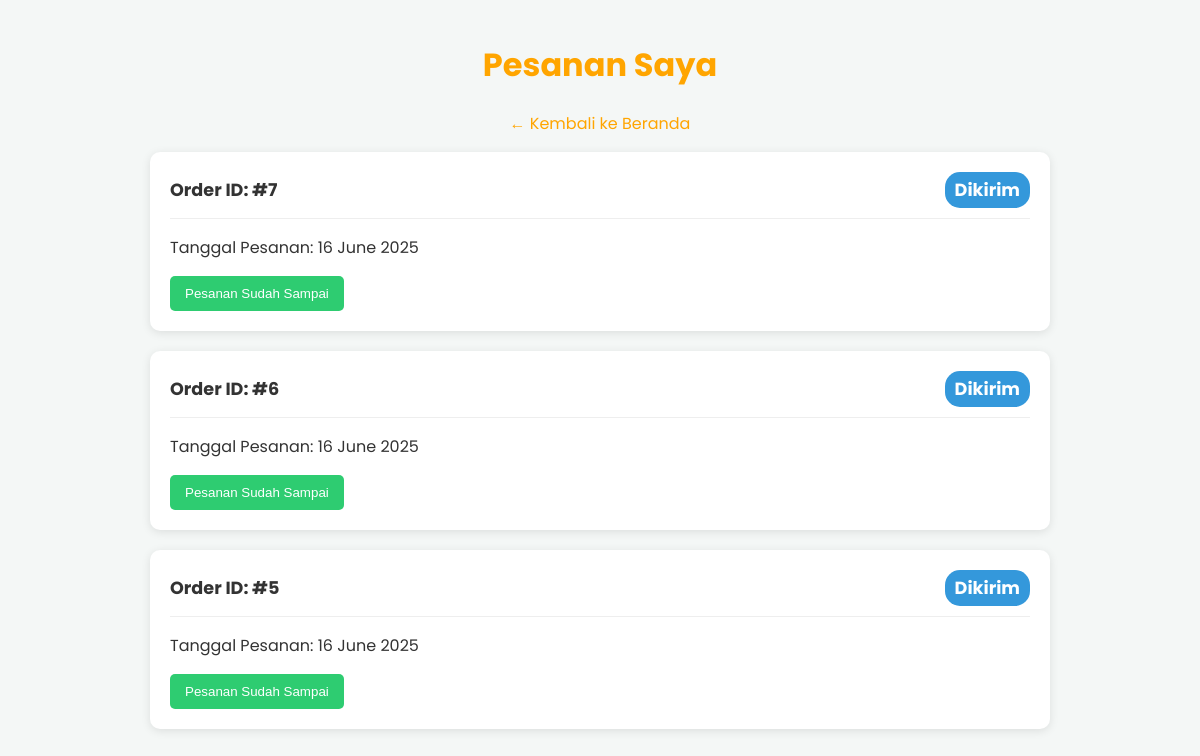
Page /perintah/pesanan_saya.php (signed in) on the committed database.
### tables this page shows
CREATE TABLE `orders` (
  `id` int(11) NOT NULL,
  `user_id` int(11) DEFAULT NULL,
  `cart_id` int(11) DEFAULT NULL,
  `status` enum('pending','diproses','dikirim','selesai','dibatalkan') DEFAULT 'pending',
  `created_at` timestamp NOT NULL DEFAULT current_timestamp(),
  `rating_penjualan` int(1) DEFAULT NULL,
  `rating_pengiriman` int(1) DEFAULT NULL,
  `komentar_rating` text DEFAULT NULL
);

### perintah/pesanan_saya.php (the view, shortened to what this page needs)
<?php
include '../koneksi.php';
$user_id = $_SESSION['user_id'];
$page_title = "Pesanan Saya";
$sql = "SELECT * FROM orders
        WHERE user_id = ? AND (status = 'dikirim' OR (status = 'selesai' AND rating_penjualan IS NULL))
        ORDER BY created_at DESC";
$stmt = $conn->prepare($sql);
$stmt->bind_param("i", $user_id);
$stmt->execute();
$orders = $stmt->get_result();
?>
<!DOCTYPE html>
<html lang="en">
<head>
</head>
<body>
    <div class="container">
        <h1><?php echo $page_title; ?></h1>
        <p style="text-align:center;"><a href="../index.php"> &larr; Kembali ke Beranda</a></p>
        <?php if ($orders->num_rows === 0): ?>
            <p style="text-align:center; margin-top: 40px;">Tidak ada pesanan aktif saat ini.</p>
        <?php else: ?>
            <?php while($order = $orders->fetch_assoc()): ?>
                <div class="order-card">
                    <div class="order-header">
                        <span>Order ID: #<?php echo $order['id']; ?></span>
                        <span class="status <?php if($order['status'] == 'selesai') echo 'status-selesai'; ?>">
                            <?php echo ucfirst($order['status']); ?>
                        </span>
                    </div>
                    <p>Tanggal Pesanan: <?php echo date('d F Y', strtotime($order['created_at'])); ?></p>
                    <?php if ($order['status'] === 'dikirim'): ?>
                        <button class="btn btn-selesai" onclick="showRatingForm(this, <?php echo $order['id']; ?>)">
                            Pesanan Sudah Sampai
                        </button>
                    <?php endif; ?>
                </div>
            <?php endwhile; ?>
        <?php endif; ?>
    </div>
</body>
</html>

### perintah/pesanan_saya.php (style rules this page uses)
body { font-family: 'Poppins', sans-serif; background-color: #f4f7f6; color: #333; margin: 0; padding: 20px; }
.container { max-width: 900px; margin: auto; }
h1 { text-align: center; color: orange; }
a { color: orange; text-decoration: none; }
.order-card { background: white; border-radius: 10px; box-shadow: 0 2px 10px rgba(0,0,0,0.1); margin-bottom: 20px; padding: 20px; }
.order-header { display: flex; justify-content: space-between; align-items: center; border-bottom: 1px solid #eee; padding-bottom: 10px; margin-bottom: 15px; }
.order-header span { font-weight: bold; font-size: 1.1em; }
.status { background-color: #3498db; color: white; padding: 5px 10px; border-radius: 15px; font-size: 0.8em; }
.btn { background-color: orange; color: white; padding: 10px 15px; border: none; border-radius: 5px; cursor: pointer; text-decoration: none; display: inline-block; font-weight: 500; }
.btn-selesai { background-color: #2ecc71; }

### rows in the picture
orders: id "7", status "Dikirim", created_at "16 June 2025"
orders: id "6", status "Dikirim", created_at "16 June 2025"
orders: id "5", status "Dikirim", created_at "16 June 2025"

### other values in the picture
$page_title "Pesanan Saya"
